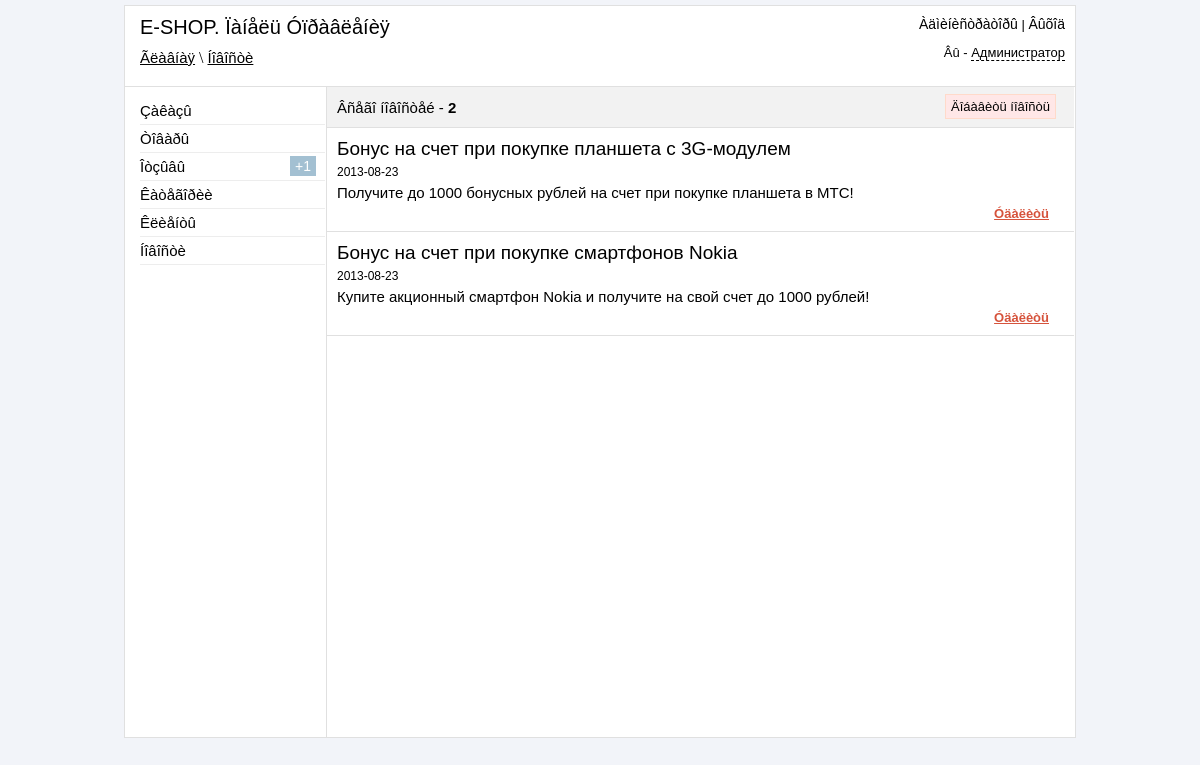
Page /admin/news.php (signed in) on the committed database.
### tables this page shows
CREATE TABLE IF NOT EXISTS `news` (
  `id` int(11) NOT NULL AUTO_INCREMENT,
  `title` varchar(255) NOT NULL,
  `text` text NOT NULL,
  `date` date NOT NULL,
  PRIMARY KEY (`id`)
);

### www/admin/news.php (the view, shortened to what this page needs)
<?php
    if ($_SESSION['auth_admin'] == "yes_auth"){
        include("include/db_connect.php");
?>
<!DOCTYPE html PUBLIC "-//W3C//DTD XHTML 1.0 Transitional//EN" "http://www.w3.org/TR/xhtml1/DTD/xhtml1-transitional.dtd">
<html xmlns="http://www.w3.org/1999/xhtml" xml:lang="en" lang="en">
<head>
    <link href="css/reset.css" rel="stylesheet" type="text/css" />
    <link href="css/style.css" rel="stylesheet" type="text/css" />
    <link href="jquery_confirm/jquery_confirm.css" rel="stylesheet" type="text/css" />
    <link href="fancybox/jquery.fancybox.css" rel="stylesheet" type="text/css" />
</head>
<body>
    <div id="block-body">
        <?php
	       include("include/block-header.php");
            $all_count = mysql_query("SELECT * FROM news",$link);
            $result_count = mysql_num_rows($all_count);
        ?>
        <div id="block-content">
            <div id="block-parameters">
                <p id="count-client" >Âñåãî íîâîñòåé - <strong><?php echo $result_count; ?></strong></p>
                <p align="right" id="add-style"><a class="news" href="#news" >Äîáàâèòü íîâîñòü</a></p>
            </div>
            <?php
                $result = mysql_query("SELECT * FROM news ORDER BY id DESC",$link);
                If (mysql_num_rows($result) > 0){
                    $row = mysql_fetch_array($result);
                    do{
                        echo '
                            <div class="block-news">
                                <h3>'.$row["title"].'</h3>
                                <span>'.$row["date"].'</span>
                                <p>'.$row["text"].'</p>
                                <p class="links-actions" align="right" ><a class="delete" rel="news.php?id='.$row["id"].'&action=delete" >Óäàëèòü</a></p>
                            </div>
                        ';
                    } while ($row = mysql_fetch_array($result));
                }
            ?>
        </div>
    </div>
</body>
</html>
<?php
    }else{
        header("Location: login.php");
    }
?>

### www/admin/css/style.css (style rules this page uses)
body { background-color: #F2F4F9; }
#block-body { width: 950px; margin: 5px auto; background-color: white; border: 1px solid #E0E0E0; }
#block-header1 a { font: 15px sans-serif; color: black; }
#block-content { width: 747px; min-height: 650px; height: auto; margin-left: 201px; border-left: 1px solid #E0E0E0; }
#block-parameters { height: 40px; border-bottom: 1px solid #E0E0E0; background-color: #F2F2F2; }
.delete { font:bold 13px sans-serif; color: #D6533C; cursor: pointer; text-decoration: underline; }
#add-style { margin-top: 12px; margin-left: 618px; position: absolute; }
#add-style > a { font: 13px arial; color: black; text-decoration: none; border: 1px solid #FFDACA; background-color: #FFE7E7; padding-left: 5px; padding-right: 5px; padding-top: 4px; padding-bottom: 4px; }
.links-actions { margin-right: 15px; }
#count-client { position: absolute; font: 15px sans-serif; margin-left: 10px; margin-top: 12px; }
.block-news { border-bottom: 1px solid #E0E0E0; padding: 10px; }
.block-news h3 { font: 19px sans-serif; margin: 0; }
.block-news span { display: block; font: 12px sans-serif; margin-top: 5px; }
.block-news p { font: 15px sans-serif; margin-top: 5px; margin-bottom: 0px; }

### rows in the picture
news: title "Бонус на счет при покупке планшета с 3G-модулем", date "2013-08-23", text "Получите до 1000 бонусных рублей на счет при покупке планшета в МТС!"
news: title "Бонус на счет при покупке смартфонов Nokia", date "2013-08-23", text "Купите акционный смартфон Nokia и получите на свой счет до 1000 рублей!"

### other values in the picture
$_SESSION['urlpage'] "Ãëàâíàÿ \\ Íîâîñòè"
$_SESSION['admin_role'] "Администратор"
$count2 "1"
$result_count "2"
